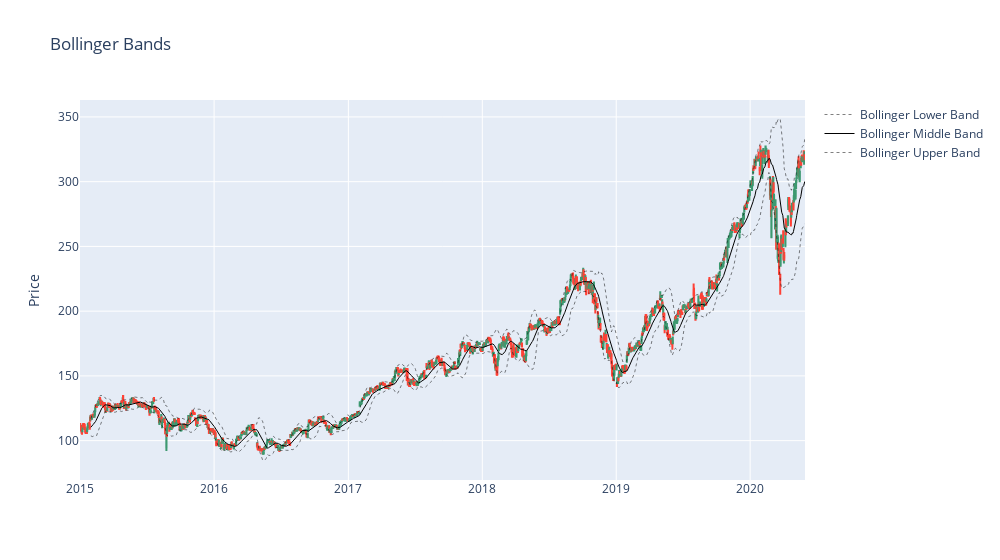

Here is the notebook cell this chart was saved with:
### Code cell
fig = go.Figure()
fig.add_trace(go.Candlestick(
     x=aapl.index,
     open=aapl['open'],
     high=aapl['high'],
     low=aapl['low'], 
     close=aapl['close'],
     showlegend=False,
     legendgroup="1")
)
fig.add_trace(
    go.Scatter(
        x=aapl.index,
        y=aapl.BB_low,
        line=dict(color='black', width=.5, dash="dot"),
        name="Bollinger Lower Band"
    )
)
fig.add_trace(
    go.Scatter(
        x=aapl.index,
        y=aapl.BB_mid,
        line=dict(color='black', width=1),
        name="Bollinger Middle Band"
    )
)
fig.add_trace(
    go.Scatter(
        x=aapl.index,
        y=aapl.BB_upper,
        line=dict(color='black', width=.5, dash="dot"),
        name="Bollinger Upper Band"
    )
)
fig.update_layout(xaxis_rangeslider_visible=False,width=1000, 
     title_text="Bollinger Bands", 
     yaxis1_title = 'Price',)
fig.show()

### Figure 1 — Plotly figure (JSON) as saved in the notebook; plotly's stock layout.template omitted (floating-point values rounded to 4 significant figures; data arrays with more than 128 entries replaced by an {"elided": "..."} marker saying what was removed)
{"data": [{"close": {"elided": "1929 float values"}, "high": {"elided": "1929 float values"}, "legendgroup": "1", "low": {"elided": "1929 float values"}, "open": {"elided": "1929 float values"}, "showlegend": false, "type": "candlestick", "x": {"elided": "1929 str values"}}, {"line": {"color": "black", "dash": "dot", "width": 0.5}, "name": "Bollinger Lower Band", "type": "scatter", "x": {"elided": "1929 str values"}, "y": {"elided": "1929 float values"}}, {"line": {"color": "black", "width": 1}, "name": "Bollinger Middle Band", "type": "scatter", "x": {"elided": "1929 str values"}, "y": {"elided": "1929 float values"}}, {"line": {"color": "black", "dash": "dot", "width": 0.5}, "name": "Bollinger Upper Band", "type": "scatter", "x": {"elided": "1929 str values"}, "y": {"elided": "1929 float values"}}], "layout": {"title": {"text": "Bollinger Bands"}, "width": 1000, "xaxis": {"rangeslider": {"visible": false}}, "yaxis": {"title": {"text": "Price"}}}}
